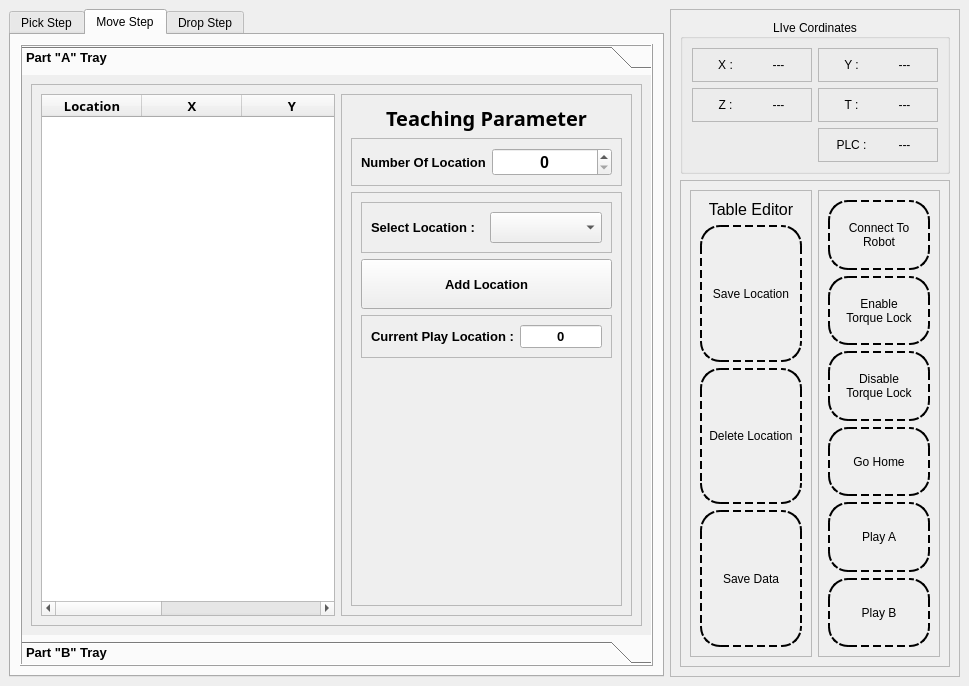
<?xml version="1.0" encoding="UTF-8"?>
<ui version="4.0">
 <class>MainWindow</class>
 <widget class="QMainWindow" name="MainWindow">
  <property name="geometry">
   <rect>
    <x>0</x>
    <y>0</y>
    <width>969</width>
    <height>686</height>
   </rect>
  </property>
  <property name="windowTitle">
   <string>Robo Teaching Window</string>
  </property>
  <widget class="QWidget" name="centralwidget">
   <layout class="QHBoxLayout" name="horizontalLayout">
    <item>
     <widget class="QTabWidget" name="tabWidget_2">
      <property name="currentIndex">
       <number>1</number>
      </property>
      <widget class="QWidget" name="tabWidget_2Page1">
       <attribute name="title">
        <string>Pick Step</string>
       </attribute>
       <layout class="QHBoxLayout" name="horizontalLayout_2">
        <item>
         <widget class="QTableWidget" name="tableWidget">
          <property name="alternatingRowColors">
           <bool>true</bool>
          </property>
          <attribute name="horizontalHeaderDefaultSectionSize">
           <number>90</number>
          </attribute>
          <column>
           <property name="text">
            <string>X</string>
           </property>
          </column>
          <column>
           <property name="text">
            <string>Y</string>
           </property>
          </column>
          <column>
           <property name="text">
            <string>Z</string>
           </property>
          </column>
          <column>
           <property name="text">
            <string>T</string>
           </property>
          </column>
          <column>
           <property name="text">
            <string>Speed</string>
           </property>
          </column>
          <column>
           <property name="text">
            <string>Delay</string>
           </property>
          </column>
         </widget>
        </item>
       </layout>
      </widget>
      <widget class="QWidget" name="tab">
       <attribute name="title">
        <string>Move Step</string>
       </attribute>
       <layout class="QHBoxLayout" name="horizontalLayout_3">
        <item>
         <widget class="QToolBox" name="toolBox_19">
          <property name="font">
           <font>
            <pointsize>10</pointsize>
            <bold>true</bold>
           </font>
          </property>
          <property name="frameShape">
           <enum>QFrame::Shape::Box</enum>
          </property>
          <property name="frameShadow">
           <enum>QFrame::Shadow::Raised</enum>
          </property>
          <widget class="QWidget" name="toolBox_19Page1">
           <property name="geometry">
            <rect>
             <x>0</x>
             <y>0</y>
             <width>627</width>
             <height>555</height>
            </rect>
           </property>
           <attribute name="icon">
            <iconset resource="assets.qrc">
             <normaloff>:/icons/Asstes/Icons/icons8-a-100.png</normaloff>:/icons/Asstes/Icons/icons8-a-100.png</iconset>
           </attribute>
           <attribute name="label">
            <string>Part &quot;A&quot; Tray</string>
           </attribute>
           <layout class="QVBoxLayout" name="verticalLayout_5">
            <item>
             <widget class="QFrame" name="frame_16">
              <property name="frameShape">
               <enum>QFrame::Shape::StyledPanel</enum>
              </property>
              <property name="frameShadow">
               <enum>QFrame::Shadow::Raised</enum>
              </property>
              <layout class="QHBoxLayout" name="horizontalLayout_4">
               <item>
                <widget class="QTableWidget" name="tableWidget_2">
                 <property name="font">
                  <font>
                   <family>Rockwell</family>
                   <pointsize>10</pointsize>
                   <bold>true</bold>
                  </font>
                 </property>
                 <property name="alternatingRowColors">
                  <bool>true</bool>
                 </property>
                 <attribute name="horizontalHeaderVisible">
                  <bool>true</bool>
                 </attribute>
                 <attribute name="horizontalHeaderMinimumSectionSize">
                  <number>10</number>
                 </attribute>
                 <attribute name="horizontalHeaderDefaultSectionSize">
                  <number>100</number>
                 </attribute>
                 <attribute name="verticalHeaderVisible">
                  <bool>false</bool>
                 </attribute>
                 <attribute name="verticalHeaderHighlightSections">
                  <bool>true</bool>
                 </attribute>
                 <column>
                  <property name="text">
                   <string>Location</string>
                  </property>
                 </column>
                 <column>
                  <property name="text">
                   <string>X</string>
                  </property>
                 </column>
                 <column>
                  <property name="text">
                   <string>Y</string>
                  </property>
                 </column>
                 <column>
                  <property name="text">
                   <string>Z</string>
                  </property>
                 </column>
                 <column>
                  <property name="text">
                   <string>T</string>
                  </property>
                 </column>
                </widget>
               </item>
               <item>
                <widget class="QFrame" name="frame_10">
                 <property name="sizePolicy">
                  <sizepolicy hsizetype="Expanding" vsizetype="Preferred">
                   <horstretch>0</horstretch>
                   <verstretch>0</verstretch>
                  </sizepolicy>
                 </property>
                 <property name="maximumSize">
                  <size>
                   <width>291</width>
                   <height>16777215</height>
                  </size>
                 </property>
                 <property name="frameShape">
                  <enum>QFrame::Shape::StyledPanel</enum>
                 </property>
                 <property name="frameShadow">
                  <enum>QFrame::Shadow::Raised</enum>
                 </property>
                 <layout class="QVBoxLayout" name="verticalLayout_6">
                  <item>
                   <widget class="QLabel" name="label_5">
                    <property name="font">
                     <font>
                      <family>Rockwell</family>
                      <pointsize>15</pointsize>
                      <bold>true</bold>
                     </font>
                    </property>
                    <property name="text">
                     <string>Teaching Parameter</string>
                    </property>
                    <property name="alignment">
                     <set>Qt::AlignmentFlag::AlignCenter</set>
                    </property>
                   </widget>
                  </item>
                  <item>
                   <widget class="QFrame" name="frame_11">
                    <property name="frameShape">
                     <enum>QFrame::Shape::StyledPanel</enum>
                    </property>
                    <property name="frameShadow">
                     <enum>QFrame::Shadow::Raised</enum>
                    </property>
                    <layout class="QHBoxLayout" name="horizontalLayout_8">
                     <item>
                      <widget class="QLabel" name="label_6">
                       <property name="text">
                        <string>Number Of Location</string>
                       </property>
                      </widget>
                     </item>
                     <item>
                      <widget class="QSpinBox" name="spinBox">
                       <property name="font">
                        <font>
                         <pointsize>12</pointsize>
                         <bold>true</bold>
                        </font>
                       </property>
                       <property name="alignment">
                        <set>Qt::AlignmentFlag::AlignCenter</set>
                       </property>
                       <property name="minimum">
                        <number>0</number>
                       </property>
                       <property name="maximum">
                        <number>200</number>
                       </property>
                       <property name="value">
                        <number>0</number>
                       </property>
                      </widget>
                     </item>
                    </layout>
                   </widget>
                  </item>
                  <item>
                   <widget class="QFrame" name="frame_12">
                    <property name="sizePolicy">
                     <sizepolicy hsizetype="Preferred" vsizetype="Expanding">
                      <horstretch>0</horstretch>
                      <verstretch>0</verstretch>
                     </sizepolicy>
                    </property>
                    <property name="frameShape">
                     <enum>QFrame::Shape::StyledPanel</enum>
                    </property>
                    <property name="frameShadow">
                     <enum>QFrame::Shadow::Raised</enum>
                    </property>
                    <layout class="QVBoxLayout" name="verticalLayout_7">
                     <item>
                      <widget class="QFrame" name="frame_13">
                       <property name="frameShape">
                        <enum>QFrame::Shape::StyledPanel</enum>
                       </property>
                       <property name="frameShadow">
                        <enum>QFrame::Shadow::Raised</enum>
                       </property>
                       <layout class="QHBoxLayout" name="horizontalLayout_12">
                        <item>
                         <widget class="QLabel" name="label_14">
                          <property name="text">
                           <string>Select Location :</string>
                          </property>
                         </widget>
                        </item>
                        <item>
                         <widget class="QComboBox" name="comboBox">
                          <property name="minimumSize">
                           <size>
                            <width>0</width>
                            <height>30</height>
                           </size>
                          </property>
                          <property name="font">
                           <font>
                            <family>Rockwell</family>
                            <pointsize>12</pointsize>
                            <bold>true</bold>
                           </font>
                          </property>
                         </widget>
                        </item>
                       </layout>
                      </widget>
                     </item>
                     <item>
                      <widget class="QPushButton" name="pushButton_3">
                       <property name="minimumSize">
                        <size>
                         <width>0</width>
                         <height>50</height>
                        </size>
                       </property>
                       <property name="text">
                        <string>Add Location</string>
                       </property>
                      </widget>
                     </item>
                     <item>
                      <widget class="QFrame" name="frame_21">
                       <property name="frameShape">
                        <enum>QFrame::Shape::StyledPanel</enum>
                       </property>
                       <property name="frameShadow">
                        <enum>QFrame::Shadow::Raised</enum>
                       </property>
                       <layout class="QHBoxLayout" name="horizontalLayout_16">
                        <item>
                         <widget class="QLabel" name="label_19">
                          <property name="text">
                           <string>Current Play Location :</string>
                          </property>
                         </widget>
                        </item>
                        <item>
                         <widget class="QLineEdit" name="lineEdit_2">
                          <property name="text">
                           <string>0</string>
                          </property>
                          <property name="alignment">
                           <set>Qt::AlignmentFlag::AlignCenter</set>
                          </property>
                          <property name="readOnly">
                           <bool>false</bool>
                          </property>
                         </widget>
                        </item>
                       </layout>
                      </widget>
                     </item>
                     <item>
                      <spacer name="verticalSpacer">
                       <property name="orientation">
                        <enum>Qt::Orientation::Vertical</enum>
                       </property>
                       <property name="sizeHint" stdset="0">
                        <size>
                         <width>20</width>
                         <height>40</height>
                        </size>
                       </property>
                      </spacer>
                     </item>
                    </layout>
                   </widget>
                  </item>
                 </layout>
                </widget>
               </item>
              </layout>
             </widget>
            </item>
           </layout>
          </widget>
          <widget class="QWidget" name="page">
           <property name="geometry">
            <rect>
             <x>0</x>
             <y>0</y>
             <width>627</width>
             <height>555</height>
            </rect>
           </property>
           <attribute name="icon">
            <iconset resource="assets.qrc">
             <normaloff>:/icons/Asstes/Icons/icons8-b-100.png</normaloff>:/icons/Asstes/Icons/icons8-b-100.png</iconset>
           </attribute>
           <attribute name="label">
            <string>Part &quot;B&quot; Tray</string>
           </attribute>
           <layout class="QVBoxLayout" name="verticalLayout_4">
            <item>
             <widget class="QFrame" name="frame_17">
              <property name="frameShape">
               <enum>QFrame::Shape::StyledPanel</enum>
              </property>
              <property name="frameShadow">
               <enum>QFrame::Shadow::Raised</enum>
              </property>
              <layout class="QHBoxLayout" name="horizontalLayout_5">
               <item>
                <widget class="QTableWidget" name="tableWidget_3">
                 <property name="font">
                  <font>
                   <family>Rockwell</family>
                   <pointsize>10</pointsize>
                   <bold>true</bold>
                  </font>
                 </property>
                 <property name="alternatingRowColors">
                  <bool>true</bool>
                 </property>
                 <attribute name="horizontalHeaderVisible">
                  <bool>true</bool>
                 </attribute>
                 <attribute name="horizontalHeaderMinimumSectionSize">
                  <number>10</number>
                 </attribute>
                 <attribute name="horizontalHeaderDefaultSectionSize">
                  <number>100</number>
                 </attribute>
                 <attribute name="verticalHeaderVisible">
                  <bool>false</bool>
                 </attribute>
                 <attribute name="verticalHeaderHighlightSections">
                  <bool>true</bool>
                 </attribute>
                 <column>
                  <property name="text">
                   <string>Location</string>
                  </property>
                 </column>
                 <column>
                  <property name="text">
                   <string>X</string>
                  </property>
                 </column>
                 <column>
                  <property name="text">
                   <string>Y</string>
                  </property>
                 </column>
                 <column>
                  <property name="text">
                   <string>Z</string>
                  </property>
                 </column>
                 <column>
                  <property name="text">
                   <string>T</string>
                  </property>
                 </column>
                </widget>
               </item>
               <item>
                <widget class="QFrame" name="frame_14">
                 <property name="sizePolicy">
                  <sizepolicy hsizetype="Expanding" vsizetype="Preferred">
                   <horstretch>0</horstretch>
                   <verstretch>0</verstretch>
                  </sizepolicy>
                 </property>
                 <property name="maximumSize">
                  <size>
                   <width>329</width>
                   <height>16777215</height>
                  </size>
                 </property>
                 <property name="frameShape">
                  <enum>QFrame::Shape::StyledPanel</enum>
                 </property>
                 <property name="frameShadow">
                  <enum>QFrame::Shadow::Raised</enum>
                 </property>
                 <layout class="QVBoxLayout" name="verticalLayout_8">
                  <item>
                   <widget class="QLabel" name="label_15">
                    <property name="font">
                     <font>
                      <family>Rockwell</family>
                      <pointsize>15</pointsize>
                      <bold>true</bold>
                     </font>
                    </property>
                    <property name="text">
                     <string>Teaching Parameter</string>
                    </property>
                    <property name="alignment">
                     <set>Qt::AlignmentFlag::AlignCenter</set>
                    </property>
                   </widget>
                  </item>
                  <item>
                   <widget class="QFrame" name="frame_15">
                    <property name="frameShape">
                     <enum>QFrame::Shape::StyledPanel</enum>
                    </property>
                    <property name="frameShadow">
                     <enum>QFrame::Shadow::Raised</enum>
                    </property>
                    <layout class="QHBoxLayout" name="horizontalLayout_13">
                     <item>
                      <widget class="QLabel" name="label_16">
                       <property name="text">
                        <string>Number Of Location</string>
                       </property>
                      </widget>
                     </item>
                     <item>
                      <widget class="QSpinBox" name="spinBox_2">
                       <property name="font">
                        <font>
                         <pointsize>12</pointsize>
                         <bold>true</bold>
                        </font>
                       </property>
                       <property name="alignment">
                        <set>Qt::AlignmentFlag::AlignCenter</set>
                       </property>
                       <property name="minimum">
                        <number>0</number>
                       </property>
                       <property name="maximum">
                        <number>200</number>
                       </property>
                       <property name="value">
                        <number>0</number>
                       </property>
                      </widget>
                     </item>
                    </layout>
                   </widget>
                  </item>
                  <item>
                   <widget class="QFrame" name="frame_18">
                    <property name="sizePolicy">
                     <sizepolicy hsizetype="Preferred" vsizetype="Expanding">
                      <horstretch>0</horstretch>
                      <verstretch>0</verstretch>
                     </sizepolicy>
                    </property>
                    <property name="frameShape">
                     <enum>QFrame::Shape::StyledPanel</enum>
                    </property>
                    <property name="frameShadow">
                     <enum>QFrame::Shadow::Raised</enum>
                    </property>
                    <layout class="QVBoxLayout" name="verticalLayout_9">
                     <item>
                      <widget class="QFrame" name="frame_19">
                       <property name="frameShape">
                        <enum>QFrame::Shape::StyledPanel</enum>
                       </property>
                       <property name="frameShadow">
                        <enum>QFrame::Shadow::Raised</enum>
                       </property>
                       <layout class="QHBoxLayout" name="horizontalLayout_14">
                        <item>
                         <widget class="QLabel" name="label_17">
                          <property name="text">
                           <string>Select Location :</string>
                          </property>
                         </widget>
                        </item>
                        <item>
                         <widget class="QComboBox" name="comboBox_3">
                          <property name="minimumSize">
                           <size>
                            <width>0</width>
                            <height>30</height>
                           </size>
                          </property>
                          <property name="font">
                           <font>
                            <pointsize>12</pointsize>
                            <bold>true</bold>
                           </font>
                          </property>
                         </widget>
                        </item>
                       </layout>
                      </widget>
                     </item>
                     <item>
                      <widget class="QPushButton" name="pushButton_11">
                       <property name="minimumSize">
                        <size>
                         <width>0</width>
                         <height>50</height>
                        </size>
                       </property>
                       <property name="text">
                        <string>Add Location</string>
                       </property>
                      </widget>
                     </item>
                     <item>
                      <widget class="QFrame" name="frame_20">
                       <property name="frameShape">
                        <enum>QFrame::Shape::StyledPanel</enum>
                       </property>
                       <property name="frameShadow">
                        <enum>QFrame::Shadow::Raised</enum>
                       </property>
                       <layout class="QHBoxLayout" name="horizontalLayout_15">
                        <item>
                         <widget class="QLabel" name="label_18">
                          <property name="text">
                           <string>Current Play Location :</string>
                          </property>
                         </widget>
                        </item>
                        <item>
                         <widget class="QLineEdit" name="lineEdit">
                          <property name="text">
                           <string>0</string>
                          </property>
                          <property name="alignment">
                           <set>Qt::AlignmentFlag::AlignCenter</set>
                          </property>
                          <property name="readOnly">
                           <bool>false</bool>
                          </property>
                         </widget>
                        </item>
                       </layout>
                      </widget>
                     </item>
                     <item>
                      <spacer name="verticalSpacer_2">
                       <property name="orientation">
                        <enum>Qt::Orientation::Vertical</enum>
                       </property>
                       <property name="sizeHint" stdset="0">
                        <size>
                         <width>20</width>
                         <height>40</height>
                        </size>
                       </property>
                      </spacer>
                     </item>
                    </layout>
                   </widget>
                  </item>
                 </layout>
                </widget>
               </item>
              </layout>
             </widget>
            </item>
           </layout>
          </widget>
         </widget>
        </item>
       </layout>
      </widget>
      <widget class="QWidget" name="tab_2">
       <attribute name="title">
        <string>Drop Step</string>
       </attribute>
      </widget>
     </widget>
    </item>
    <item>
     <widget class="QFrame" name="frame">
      <property name="sizePolicy">
       <sizepolicy hsizetype="Expanding" vsizetype="Preferred">
        <horstretch>0</horstretch>
        <verstretch>0</verstretch>
       </sizepolicy>
      </property>
      <property name="maximumSize">
       <size>
        <width>290</width>
        <height>16777215</height>
       </size>
      </property>
      <property name="frameShape">
       <enum>QFrame::Shape::StyledPanel</enum>
      </property>
      <property name="frameShadow">
       <enum>QFrame::Shadow::Raised</enum>
      </property>
      <layout class="QVBoxLayout" name="verticalLayout">
       <item>
        <widget class="QGroupBox" name="groupBox">
         <property name="title">
          <string>LIve Cordinates</string>
         </property>
         <property name="alignment">
          <set>Qt::AlignmentFlag::AlignCenter</set>
         </property>
         <layout class="QGridLayout" name="gridLayout">
          <item row="0" column="1">
           <widget class="QFrame" name="frame_4">
            <property name="frameShape">
             <enum>QFrame::Shape::StyledPanel</enum>
            </property>
            <property name="frameShadow">
             <enum>QFrame::Shadow::Raised</enum>
            </property>
            <layout class="QHBoxLayout" name="horizontalLayout_7">
             <item>
              <widget class="QLabel" name="label_3">
               <property name="text">
                <string>Y :</string>
               </property>
               <property name="alignment">
                <set>Qt::AlignmentFlag::AlignCenter</set>
               </property>
              </widget>
             </item>
             <item>
              <widget class="QLabel" name="label_4">
               <property name="text">
                <string>---</string>
               </property>
               <property name="alignment">
                <set>Qt::AlignmentFlag::AlignCenter</set>
               </property>
              </widget>
             </item>
            </layout>
           </widget>
          </item>
          <item row="1" column="1">
           <widget class="QFrame" name="frame_6">
            <property name="frameShape">
             <enum>QFrame::Shape::StyledPanel</enum>
            </property>
            <property name="frameShadow">
             <enum>QFrame::Shadow::Raised</enum>
            </property>
            <layout class="QHBoxLayout" name="horizontalLayout_10">
             <item>
              <widget class="QLabel" name="label_9">
               <property name="text">
                <string>T :</string>
               </property>
               <property name="alignment">
                <set>Qt::AlignmentFlag::AlignCenter</set>
               </property>
              </widget>
             </item>
             <item>
              <widget class="QLabel" name="label_10">
               <property name="text">
                <string>---</string>
               </property>
               <property name="alignment">
                <set>Qt::AlignmentFlag::AlignCenter</set>
               </property>
              </widget>
             </item>
            </layout>
           </widget>
          </item>
          <item row="0" column="0">
           <widget class="QFrame" name="frame_3">
            <property name="frameShape">
             <enum>QFrame::Shape::StyledPanel</enum>
            </property>
            <property name="frameShadow">
             <enum>QFrame::Shadow::Raised</enum>
            </property>
            <layout class="QHBoxLayout" name="horizontalLayout_6">
             <item>
              <widget class="QLabel" name="label">
               <property name="text">
                <string>X :</string>
               </property>
               <property name="alignment">
                <set>Qt::AlignmentFlag::AlignCenter</set>
               </property>
              </widget>
             </item>
             <item>
              <widget class="QLabel" name="label_2">
               <property name="text">
                <string>---</string>
               </property>
               <property name="alignment">
                <set>Qt::AlignmentFlag::AlignCenter</set>
               </property>
              </widget>
             </item>
            </layout>
           </widget>
          </item>
          <item row="1" column="0">
           <widget class="QFrame" name="frame_5">
            <property name="frameShape">
             <enum>QFrame::Shape::StyledPanel</enum>
            </property>
            <property name="frameShadow">
             <enum>QFrame::Shadow::Raised</enum>
            </property>
            <layout class="QHBoxLayout" name="horizontalLayout_9">
             <item>
              <widget class="QLabel" name="label_7">
               <property name="text">
                <string>Z :</string>
               </property>
               <property name="alignment">
                <set>Qt::AlignmentFlag::AlignCenter</set>
               </property>
              </widget>
             </item>
             <item>
              <widget class="QLabel" name="label_8">
               <property name="text">
                <string>---</string>
               </property>
               <property name="alignment">
                <set>Qt::AlignmentFlag::AlignCenter</set>
               </property>
              </widget>
             </item>
            </layout>
           </widget>
          </item>
          <item row="2" column="1">
           <widget class="QFrame" name="frame_9">
            <property name="frameShape">
             <enum>QFrame::Shape::StyledPanel</enum>
            </property>
            <property name="frameShadow">
             <enum>QFrame::Shadow::Raised</enum>
            </property>
            <layout class="QHBoxLayout" name="horizontalLayout_11">
             <item>
              <widget class="QLabel" name="label_12">
               <property name="text">
                <string>PLC :</string>
               </property>
               <property name="alignment">
                <set>Qt::AlignmentFlag::AlignCenter</set>
               </property>
              </widget>
             </item>
             <item>
              <widget class="QLabel" name="label_13">
               <property name="text">
                <string>---</string>
               </property>
               <property name="alignment">
                <set>Qt::AlignmentFlag::AlignCenter</set>
               </property>
              </widget>
             </item>
            </layout>
           </widget>
          </item>
         </layout>
        </widget>
       </item>
       <item>
        <widget class="QFrame" name="frame_2">
         <property name="sizePolicy">
          <sizepolicy hsizetype="Preferred" vsizetype="Expanding">
           <horstretch>0</horstretch>
           <verstretch>0</verstretch>
          </sizepolicy>
         </property>
         <property name="frameShape">
          <enum>QFrame::Shape::StyledPanel</enum>
         </property>
         <property name="frameShadow">
          <enum>QFrame::Shadow::Raised</enum>
         </property>
         <layout class="QGridLayout" name="gridLayout_2">
          <item row="2" column="1">
           <widget class="QFrame" name="frame_7">
            <property name="frameShape">
             <enum>QFrame::Shape::StyledPanel</enum>
            </property>
            <property name="frameShadow">
             <enum>QFrame::Shadow::Raised</enum>
            </property>
            <layout class="QVBoxLayout" name="verticalLayout_2">
             <item>
              <widget class="QPushButton" name="pushButton_5">
               <property name="sizePolicy">
                <sizepolicy hsizetype="Minimum" vsizetype="Expanding">
                 <horstretch>0</horstretch>
                 <verstretch>0</verstretch>
                </sizepolicy>
               </property>
               <property name="styleSheet">
                <string notr="true">QPushButton{
	border:2px dashed black;
	border-radius:20%;
}

QPushButton::hover{
	background-color: rgb(252, 255, 51);
	border:2px dashed black;
	border-radius:20%;
}

QPushButton::checked{
	background-color: rgb(25, 255, 140);
	border:2px dashed black;
	border-radius:20%;
}</string>
               </property>
               <property name="text">
                <string>Connect To
Robot</string>
               </property>
               <property name="checkable">
                <bool>true</bool>
               </property>
              </widget>
             </item>
             <item>
              <widget class="QPushButton" name="pushButton">
               <property name="sizePolicy">
                <sizepolicy hsizetype="Minimum" vsizetype="Expanding">
                 <horstretch>0</horstretch>
                 <verstretch>0</verstretch>
                </sizepolicy>
               </property>
               <property name="styleSheet">
                <string notr="true">QPushButton{
	border:2px dashed black;
	border-radius:20%;
}

QPushButton::hover{
	background-color: rgb(252, 255, 51);
	border:2px dashed black;
	border-radius:20%;
}

QPushButton::checked{
	background-color: rgb(25, 255, 140);
	border:2px dashed black;
	border-radius:20%;
}</string>
               </property>
               <property name="text">
                <string>Enable
Torque Lock</string>
               </property>
               <property name="checkable">
                <bool>true</bool>
               </property>
              </widget>
             </item>
             <item>
              <widget class="QPushButton" name="pushButton_6">
               <property name="sizePolicy">
                <sizepolicy hsizetype="Minimum" vsizetype="Expanding">
                 <horstretch>0</horstretch>
                 <verstretch>0</verstretch>
                </sizepolicy>
               </property>
               <property name="styleSheet">
                <string notr="true">QPushButton{
	border:2px dashed black;
	border-radius:20%;
}

QPushButton::hover{
	background-color: rgb(252, 255, 51);
	border:2px dashed black;
	border-radius:20%;
}

QPushButton::checked{
	background-color: rgb(25, 255, 140);
	border:2px dashed black;
	border-radius:20%;
}</string>
               </property>
               <property name="text">
                <string>Disable
Torque Lock</string>
               </property>
               <property name="checkable">
                <bool>true</bool>
               </property>
              </widget>
             </item>
             <item>
              <widget class="QPushButton" name="pushButton_10">
               <property name="sizePolicy">
                <sizepolicy hsizetype="Minimum" vsizetype="Expanding">
                 <horstretch>0</horstretch>
                 <verstretch>0</verstretch>
                </sizepolicy>
               </property>
               <property name="styleSheet">
                <string notr="true">QPushButton{
	border:2px dashed black;
	border-radius:20%;
}

QPushButton::hover{
	background-color: rgb(252, 255, 51);
	border:2px dashed black;
	border-radius:20%;
}

QPushButton::checked{
	background-color: rgb(25, 255, 140);
	border:2px dashed black;
	border-radius:20%;
}</string>
               </property>
               <property name="text">
                <string>Go Home</string>
               </property>
               <property name="checkable">
                <bool>true</bool>
               </property>
              </widget>
             </item>
             <item>
              <widget class="QPushButton" name="pushButton_4">
               <property name="sizePolicy">
                <sizepolicy hsizetype="Minimum" vsizetype="Expanding">
                 <horstretch>0</horstretch>
                 <verstretch>0</verstretch>
                </sizepolicy>
               </property>
               <property name="styleSheet">
                <string notr="true">QPushButton{
	border:2px dashed black;
	border-radius:20%;
}

QPushButton::hover{
	background-color: rgb(252, 255, 51);
	border:2px dashed black;
	border-radius:20%;
}

QPushButton::checked{
	background-color: rgb(25, 255, 140);
	border:2px dashed black;
	border-radius:20%;
}</string>
               </property>
               <property name="text">
                <string>Play A</string>
               </property>
               <property name="checkable">
                <bool>false</bool>
               </property>
              </widget>
             </item>
             <item>
              <widget class="QPushButton" name="pushButton_7">
               <property name="sizePolicy">
                <sizepolicy hsizetype="Minimum" vsizetype="Expanding">
                 <horstretch>0</horstretch>
                 <verstretch>0</verstretch>
                </sizepolicy>
               </property>
               <property name="styleSheet">
                <string notr="true">QPushButton{
	border:2px dashed black;
	border-radius:20%;
}

QPushButton::hover{
	background-color: rgb(252, 255, 51);
	border:2px dashed black;
	border-radius:20%;
}

QPushButton::checked{
	background-color: rgb(25, 255, 140);
	border:2px dashed black;
	border-radius:20%;
}</string>
               </property>
               <property name="text">
                <string>Play B</string>
               </property>
               <property name="checkable">
                <bool>false</bool>
               </property>
              </widget>
             </item>
            </layout>
           </widget>
          </item>
          <item row="2" column="0">
           <widget class="QFrame" name="frame_8">
            <property name="frameShape">
             <enum>QFrame::Shape::StyledPanel</enum>
            </property>
            <property name="frameShadow">
             <enum>QFrame::Shadow::Raised</enum>
            </property>
            <layout class="QVBoxLayout" name="verticalLayout_3">
             <item>
              <widget class="QLabel" name="label_11">
               <property name="font">
                <font>
                 <pointsize>12</pointsize>
                </font>
               </property>
               <property name="text">
                <string>Table Editor</string>
               </property>
               <property name="alignment">
                <set>Qt::AlignmentFlag::AlignCenter</set>
               </property>
              </widget>
             </item>
             <item>
              <widget class="QPushButton" name="pushButton_2">
               <property name="sizePolicy">
                <sizepolicy hsizetype="Minimum" vsizetype="Expanding">
                 <horstretch>0</horstretch>
                 <verstretch>0</verstretch>
                </sizepolicy>
               </property>
               <property name="styleSheet">
                <string notr="true">QPushButton{
	border:2px dashed black;
	border-radius:20%;
}

QPushButton::hover{
	background-color: rgb(252, 255, 51);
	border:2px dashed black;
	border-radius:20%;
}

QPushButton::checked{
	background-color: rgb(25, 255, 140);
	border:2px dashed black;
	border-radius:20%;
}</string>
               </property>
               <property name="text">
                <string>Save Location</string>
               </property>
               <property name="checkable">
                <bool>false</bool>
               </property>
              </widget>
             </item>
             <item>
              <widget class="QPushButton" name="pushButton_8">
               <property name="sizePolicy">
                <sizepolicy hsizetype="Minimum" vsizetype="Expanding">
                 <horstretch>0</horstretch>
                 <verstretch>0</verstretch>
                </sizepolicy>
               </property>
               <property name="styleSheet">
                <string notr="true">QPushButton{
	border:2px dashed black;
	border-radius:20%;
}

QPushButton::hover{
	background-color: rgb(252, 255, 51);
	border:2px dashed black;
	border-radius:20%;
}

QPushButton::checked{
	background-color: rgb(25, 255, 140);
	border:2px dashed black;
	border-radius:20%;
}</string>
               </property>
               <property name="text">
                <string>Delete Location</string>
               </property>
               <property name="checkable">
                <bool>false</bool>
               </property>
              </widget>
             </item>
             <item>
              <widget class="QPushButton" name="pushButton_9">
               <property name="sizePolicy">
                <sizepolicy hsizetype="Minimum" vsizetype="Expanding">
                 <horstretch>0</horstretch>
                 <verstretch>0</verstretch>
                </sizepolicy>
               </property>
               <property name="styleSheet">
                <string notr="true">QPushButton{
	border:2px dashed black;
	border-radius:20%;
}

QPushButton::hover{
	background-color: rgb(252, 255, 51);
	border:2px dashed black;
	border-radius:20%;
}

QPushButton::checked{
	background-color: rgb(25, 255, 140);
	border:2px dashed black;
	border-radius:20%;
}</string>
               </property>
               <property name="text">
                <string>Save Data</string>
               </property>
               <property name="checkable">
                <bool>false</bool>
               </property>
              </widget>
             </item>
            </layout>
           </widget>
          </item>
         </layout>
        </widget>
       </item>
      </layout>
     </widget>
    </item>
   </layout>
  </widget>
  <action name="actionCreate_New_Program">
   <property name="text">
    <string>Create New Program</string>
   </property>
  </action>
  <action name="actionExit">
   <property name="text">
    <string>Exit</string>
   </property>
  </action>
 </widget>
 <resources>
  <include location="assets.qrc"/>
 </resources>
 <connections/>
</ui>
